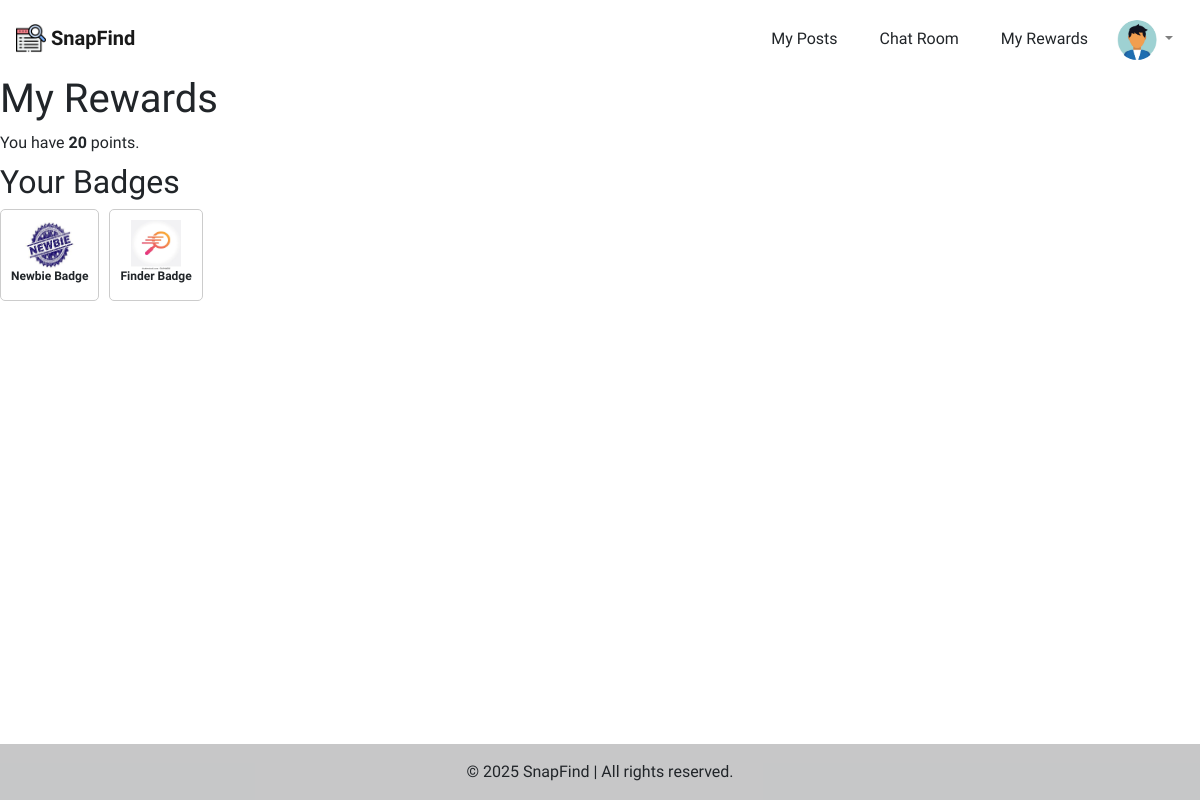
/accounts/rewards/ (signed in), run on the app's committed database.
### accounts/models.py (models this page shows, shortened)
class UserProfile(models.Model):
    avatar = models.ImageField(default='accounts/user_default.jpg', upload_to='accounts/') # Picture of user
    user = models.OneToOneField(User, on_delete=models.CASCADE) # reference to User Table
    faculty = models.ForeignKey(Faculty, on_delete=models.CASCADE) # reference to Faculty Table

class Reward(models.Model):
    user = models.ForeignKey(User, on_delete=models.CASCADE)
    points = models.IntegerField(default=0)
    badges = models.ManyToManyField(Badge, blank=True)
    created_at = models.DateTimeField(auto_now_add=True)

class Badge(models.Model):
    name = models.CharField(max_length=255)
    points_required = models.IntegerField()
    image = models.ImageField(upload_to='badges/')

### accounts/views.py (the view)
# urls.py: path('rewards/', rewards_view, name='rewards')
@login_required
def rewards_view(request):
    reward, created = Reward.objects.get_or_create(user=request.user)
    return render(request, 'rewards.html', {'rewards': reward})

### accounts/templates/rewards.html (shortened to what this page needs)
{% extends 'base_layout.html' %}
{% block content %}
<h1>My Rewards</h1>
<p>You have <strong>{{ rewards.points }}</strong> points.</p>
<h2>Your Badges</h2>
<div class="badges">
    {% for badge in rewards.badges.all %}
        <div class="badge">
            <img src="{{ badge.image.url }}" alt="{{ badge.name }}">
            <p>{{ badge.name }}</p>
        </div>
    {% empty %}
        <p>No badges earned yet!</p>
    {% endfor %}
</div>
{% endblock %}

### templates/base_layout.html (shortened to what this page needs)
{% load static %}
<!DOCTYPE html>
<html lang="en">
<head>
    <link rel="stylesheet" href="{% static 'css/bootstrap.min.css' %}">
    <link rel="stylesheet" href="{% static 'css/style.css' %}">
    <link rel="stylesheet" href="{% static 'css/fontawesome.all.min.css' %}">
</head>
<body class="d-flex flex-column min-vh-100">
    <nav class="navbar navbar-expand navbar-light" style="height: 75px;">
        <div class="collapse navbar-collapse" id="navbarTogglerDemo01">
            <a class="navbar-brand" href="{% url 'index' %}">
                <img src="{% static 'images/lost&found.png' %}" width="30" height="30" class="d-inline-block align-top" alt="">
                <b>SnapFind</b>
            </a>
            <ul class="navbar-nav ml-auto {% if request.user.is_authenticated %} mt-4 {% endif %}">
                <li class="nav-item active">
                    <a class="nav-link" href="{% url 'my_posts' %}">
                        <p class='btn m-0 index'>
                            My Posts
                        </p>
                    </a>
                </li>
                {% if request.user.is_authenticated %}
                <li class="nav-item active">
                    <a class="nav-link" href="{% url 'chat_index' %}">
                        <p class='btn m-0 index'>
                            Chat Room
                        </p>
                    </a>
                </li>
                {% if request.user.is_authenticated %}
                <li class="nav-item active">
                    <a class="nav-link" href="{% url 'rewards' %}">
                        <p class='btn m-0 index'>
                            My Rewards
                        </p>
                    </a>
                </li>
                {% endif %}
                <li class="nav-item dropdown">
                    <a class="nav-link dropdown-toggle my-circle" href="#" id="navbarDropdownMenuLink" role="button" data-toggle="dropdown" aria-haspopup="true" aria-expanded="false">
                        <img src="{{ request.user.userprofile.avatar.url }}" class="rounded-circle" style="width: 40px; height: 40px;">
                    </a>
                </li>
                {% endif %}
            </ul>
        </div>
    </nav>
    <main class="flex-grow-1">
        {% block content %}
        {% endblock %}
    </main>
    <footer class="bg-light text-center text-lg-start mt-5">
        <div class="text-center p-3" style="background-color: rgba(0, 0, 0, 0.2);">
            © 2025 SnapFind | All rights reserved.
        </div>
    </footer>
</body>
</html>

### static/css/style.css (style rules this page uses)
* { font-family: 'Kanit', sans-serif; word-wrap: break-word; padding: 0; margin: 0; }
body, html { height: 100%; }
body { animation: fadein .5s; }
.my-circle { position: relative; width: 75px; height: 75px; overflow: hidden; }
.my-circle img { width: 100%; height: 100%; object-fit: cover; }

### accounts/templates/rewards.html (style rules this page uses)
.badges { display: flex; flex-wrap: wrap; gap: 10px; }
.badge { border: 1px solid #ccc; border-radius: 5px; padding: 10px; text-align: center; }
.badge img { width: 50px; height: 50px; }

### data on the page
Reward: points "20"
Badge: image (picture), name "Newbie Badge"
Badge: image (picture), name "Finder Badge"
